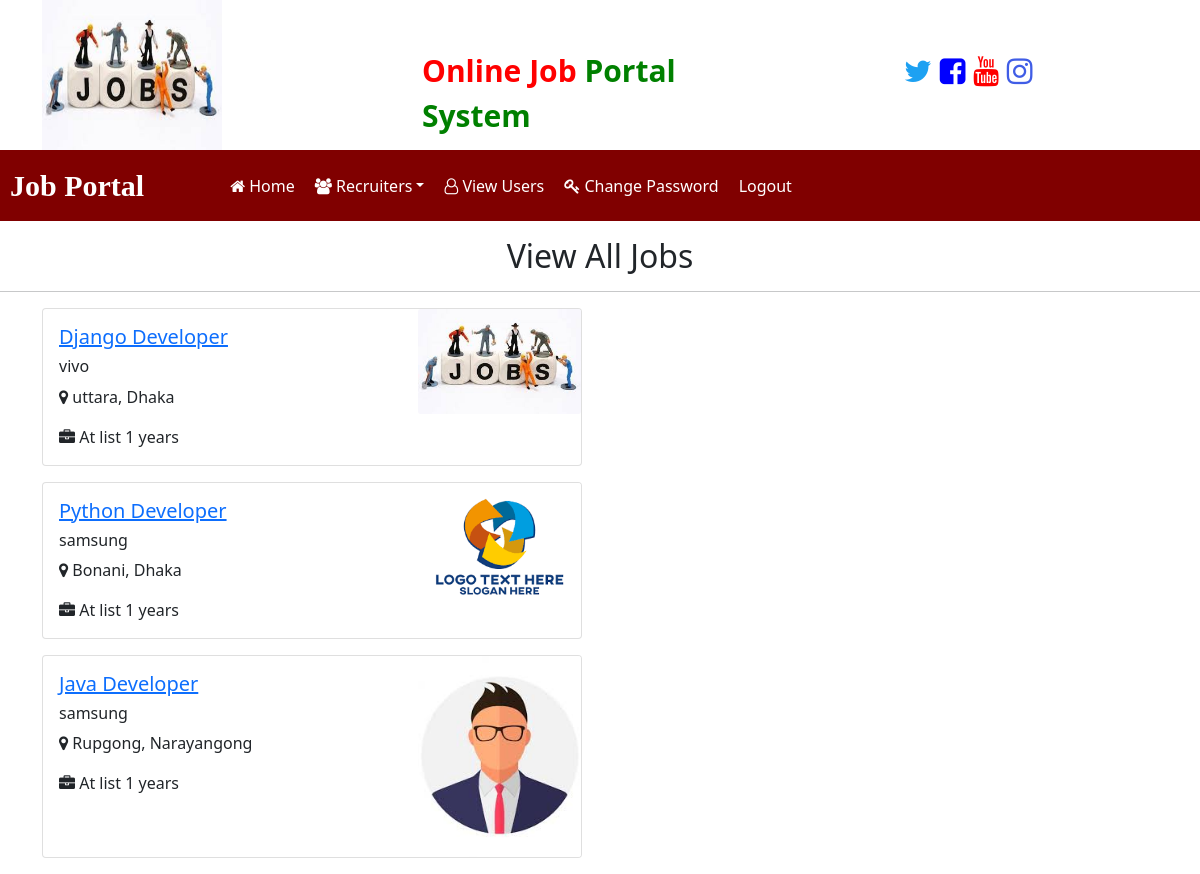
The page /total_jobs/ (signed in) on the database its author committed.
### Recruiters_Login/models.py (models this page shows, shortened)
class Job(models.Model):
    recruiter = models.ForeignKey(Recruiters, on_delete=models.CASCADE)
    start_date = models.DateField()
    end_date = models.DateField()
    title = models.CharField(max_length=100, null=True)
    salary = models.FloatField(max_length=100, null=True)
    image = models.FileField(null=True)
    description = models.CharField(max_length=300, null=True)
    exprience = models.CharField(max_length=20, null=True)
    location = models.CharField(max_length=30, null=True)
    skills = models.CharField(max_length=60, null=True)
    creationdate = models.DateField()

class Recruiters(models.Model):
    user = models.OneToOneField(User, on_delete=models.CASCADE)
    mobile = models.CharField(max_length=20, null=True)
    image = models.FileField(null=True)
    gender = models.CharField(max_length=10, null=True)
    company = models.CharField(max_length=100, null=True)
    Type = models.CharField(max_length=15, null=True)
    status = models.CharField(max_length=30, null=True)

### job/views.py (the view)
# urls.py: path('total_jobs/', views.total_jobs, name="total_jobs"),
@login_required
def total_jobs(request):
    allJobs = Job.objects.all()
    return render(request, 'job/total_jobs.html', context={'allJobs':allJobs})

### templates/job/total_jobs.html
{% load static %}
{% block content %}
{% include 'job/admin_navbar.html' %}
<h2 class="text-center mt-3">View All Jobs</h2>
<hr>
<div class="container">
    <div class="row justify-content-center">
        <div class="col-md-12">
            {% for viewjobs in allJobs %}
            <div class="card mb-3" style="max-width: 540px;">
                <div class="row no-gutters">
                <div class="col-md-8">
                    <div class="card-body">
                    <h5 class="card-title"><a href="{% url 'App_Login:jobs_details' viewjobs.pk %}">{{viewjobs.title}}</a></h5>
                    <h6 class="card-text">{{viewjobs.recruiter.company}}</h6>
                    <p class="card-text"><i class="fa fa-map-marker"></i> {{viewjobs.location}}</p>
                    <p class="card-text"><i class="fa fa-briefcase"></i> At list {{viewjobs.exprience}} years</p>
                    </div>
                </div>
                <div class="col-md-4">
                    <img src={{viewjobs.image.url}} class="card-img" alt="...">
                </div>
                </div>
            </div>
            {% endfor %}
        </div>
    </div>
</div>
{% endblock content %}

### rows shown on the page
Job: title "Django Developer", recruiter.company "vivo", location "uttara, Dhaka", exprience "1", image (picture)
Job: title "Python Developer", recruiter.company "samsung", location "Bonani, Dhaka", exprience "1", image (picture)
Job: title "Java Developer", recruiter.company "samsung", location "Rupgong, Narayangong", exprience "1", image (picture)
